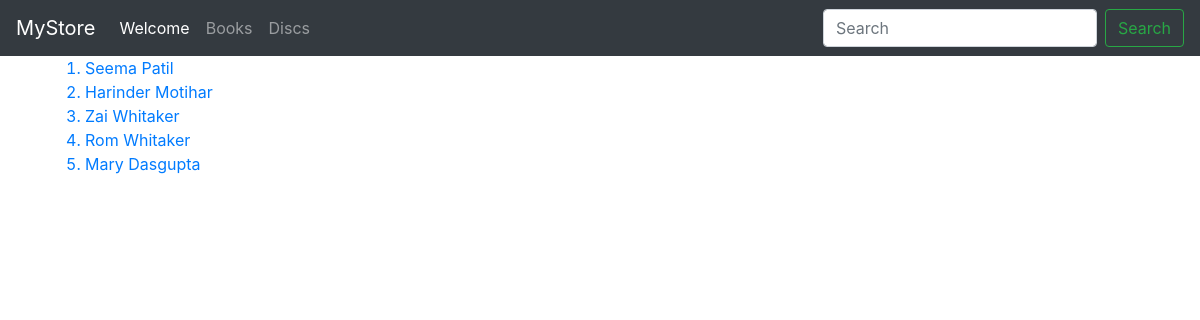
The app's page /book/list/authors/ with its own data.
### book/models.py (models this page shows, shortened)
class Author(models.Model):
    first_name = models.CharField(max_length=256)
    middle_name = models.CharField(max_length=256, blank=True)
    last_name = models.CharField(max_length=256)
    slug = models.SlugField(blank=True)
    email = models.EmailField(blank=True, null=True)
    about = models.TextField(blank=True, null=True)
    photo = models.ImageField(upload_to='book/authors/')
    dob = models.DateField(blank=True, null=True)
    death = models.DateField(blank=True, null=True)
    address = models.TextField(blank=True)
    wikipedia = models.URLField(blank=True)
    is_active = models.BooleanField(default=True)
    created_on = models.DateTimeField(auto_now_add=True)
    updated_on = models.DateTimeField(auto_now=True)
    @property
    def fullname(self):
        return self.first_name + " " + self.last_name
    def __str__(self):
        return self.fullname

### book/views.py (the view)
# urls.py: path('list/authors/', views.author_list, name='authors_list'),
def author_list(request):
    if request.method == 'GET':
        all_authors = Author.objects.all
        context = {'authors': all_authors, }
        return render(request, 'book/author_list.html', context)
    return render(request, 'book/author_list.html')

### book/templates/book/author_list.html (shortened to what this page needs)
{% extends 'base.html' %}
{% block content %}
<div>
    <ol>
        {% for item in authors %}
        <a href="{% url 'book:by_author' item.id %}">
            <li>{{ item }}</li>
        </a>
        {% endfor %}
    </ol>
</div>
{% endblock %}

### records on screen
Author: first_name+last_name "Seema Patil"
Author: first_name+last_name "Harinder Motihar"
Author: first_name+last_name "Zai Whitaker"
Author: first_name+last_name "Rom Whitaker"
Author: first_name+last_name "Mary Dasgupta"
